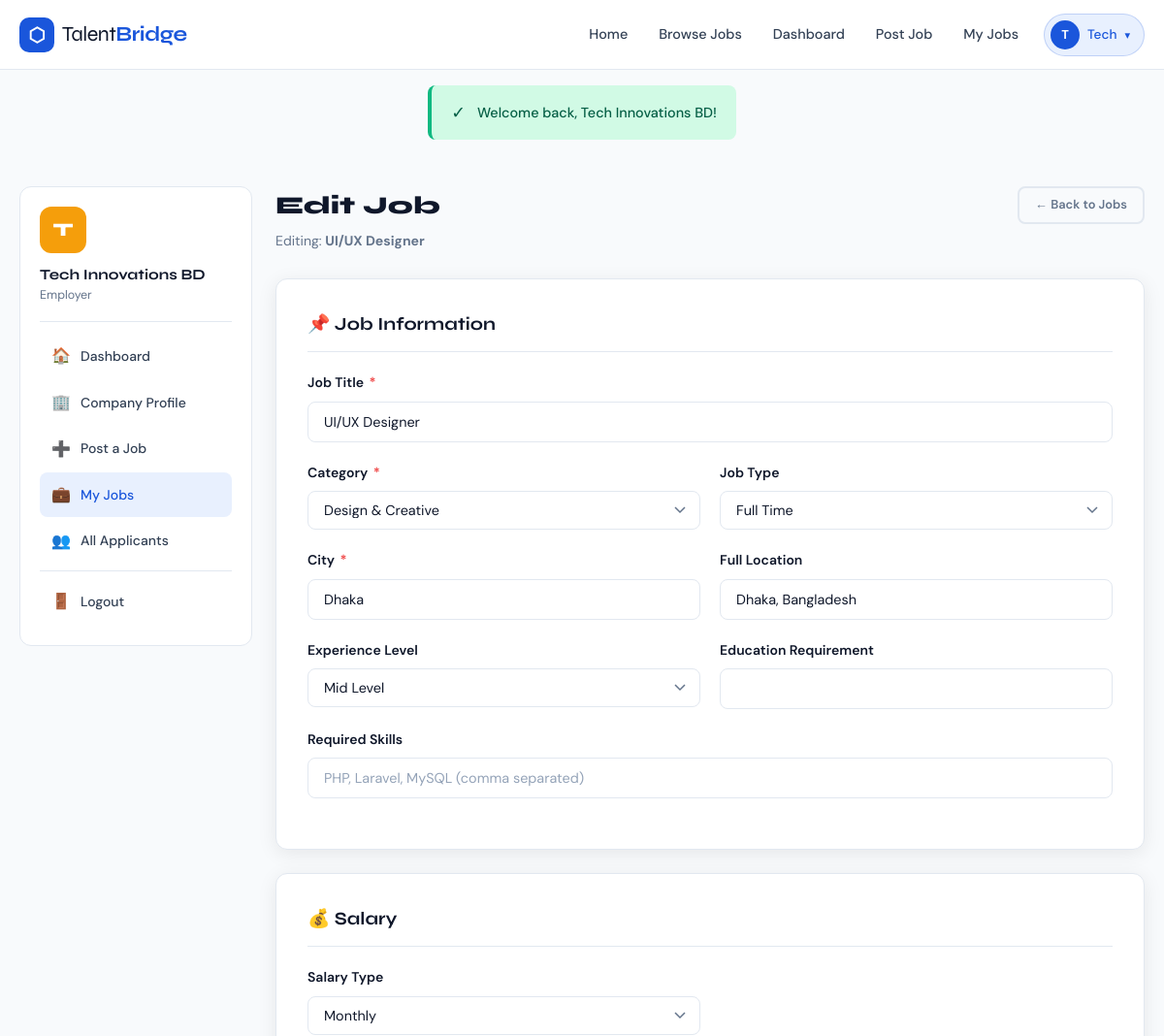
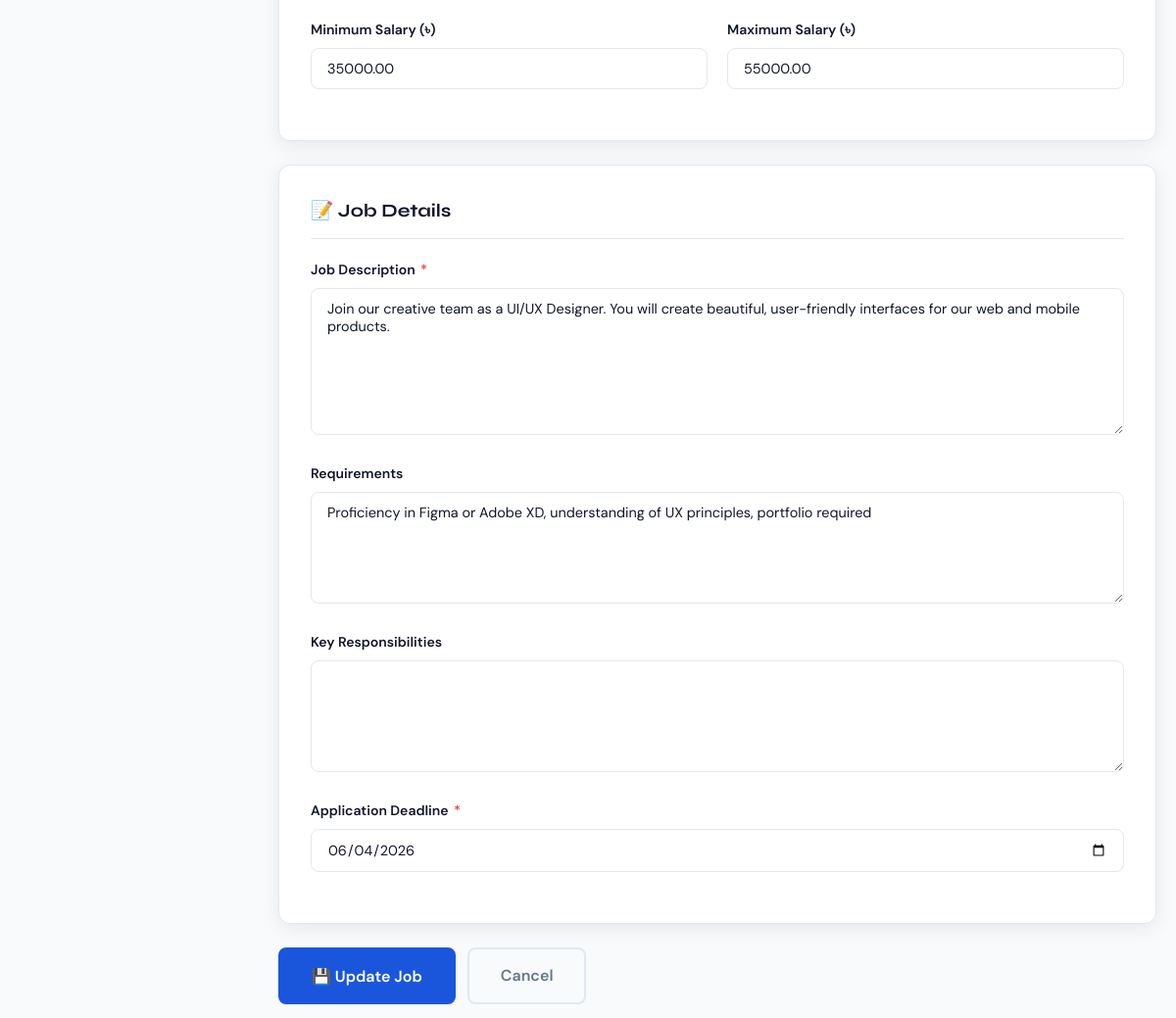
Before: /employer/edit-job.php?id=2 (signed in, upper part) with the older database file (2 pictures, top to bottom).
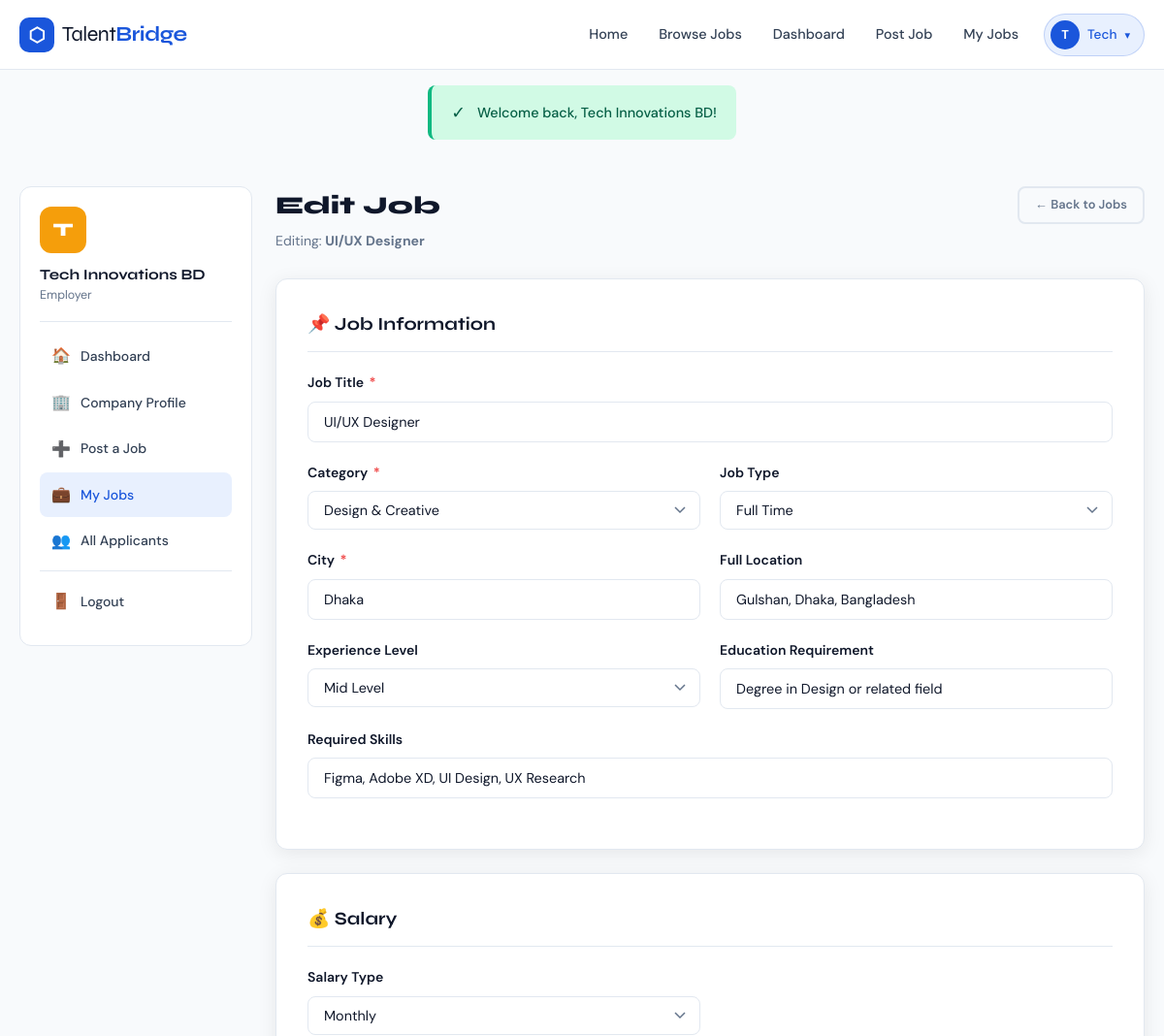
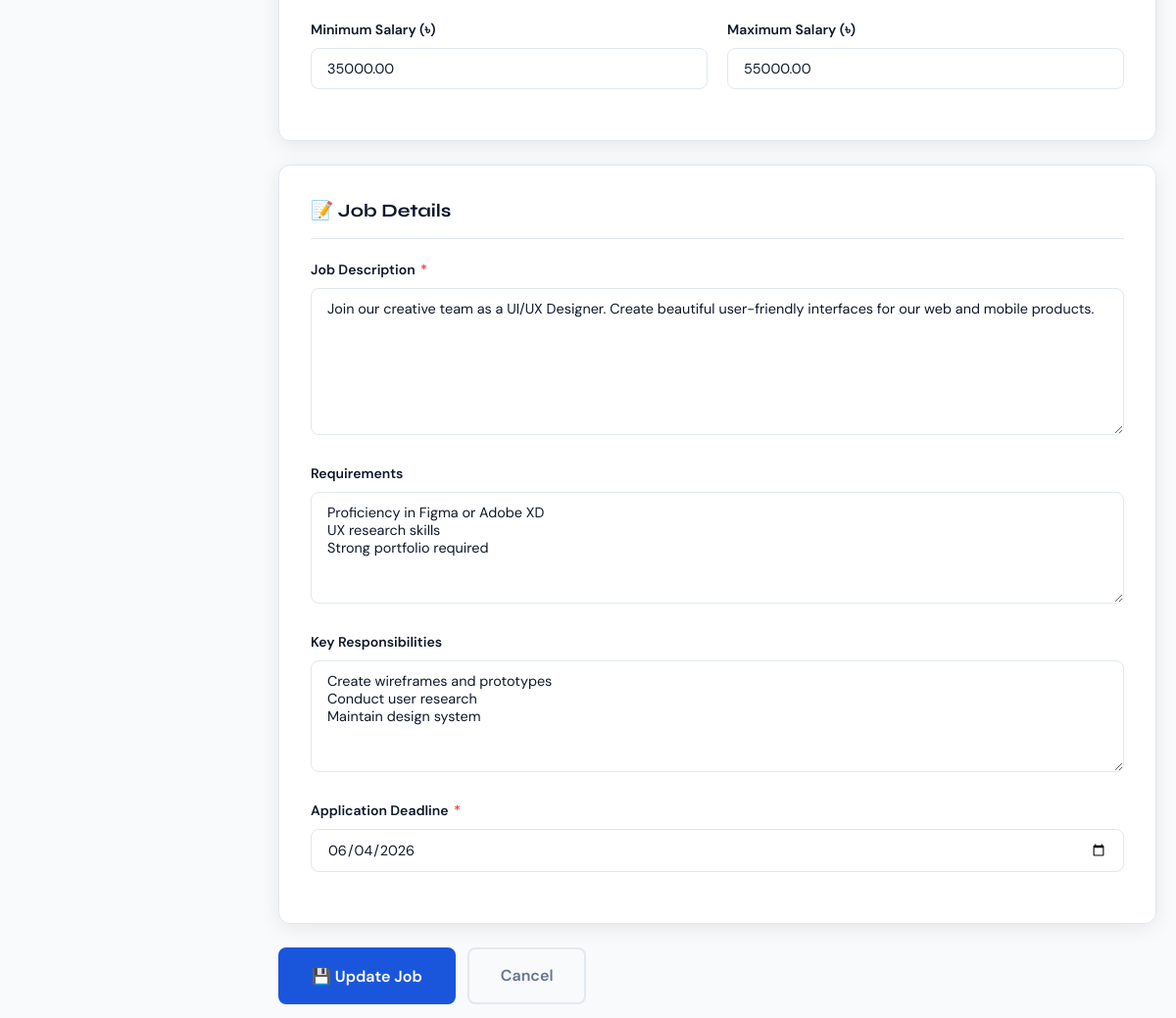
After: the same page with the newer database file (2 pictures, top to bottom).
### tables this page shows
CREATE TABLE jobs (
    id               INT AUTO_INCREMENT PRIMARY KEY,
    employer_id      INT          NOT NULL,
    company_id       INT          NOT NULL,
    category_id      INT          NOT NULL,
    title            VARCHAR(200) NOT NULL,
    slug             VARCHAR(250) NOT NULL UNIQUE,
    description      LONGTEXT     NOT NULL,
    requirements     TEXT,
    responsibilities TEXT,
    type             ENUM('full-time','part-time','remote','contract','internship','freelance') DEFAULT 'full-time',
    location         VARCHAR(200),
    city             VARCHAR(100),
    salary_min       DECIMAL(10,2),
    salary_max       DECIMAL(10,2),
    salary_type      ENUM('monthly','yearly','hourly','negotiable') DEFAULT 'monthly',
    experience_level ENUM('entry','mid','senior','lead','executive') DEFAULT 'entry',
    education_level  VARCHAR(100),
    skills_required  TEXT,
    deadline         DATE,
    status           ENUM('pending','approved','rejected','closed','draft') DEFAULT 'pending',
    is_featured      TINYINT(1)   DEFAULT 0,
    views            INT          DEFAULT 0,
    created_at       TIMESTAMP    DEFAULT CURRENT_TIMESTAMP,
    updated_at       TIMESTAMP    DEFAULT CURRENT_TIMESTAMP ON UPDATE CURRENT_TIMESTAMP,
    FOREIGN KEY (employer_id)  REFERENCES users(id)      ON DELETE CASCADE,
    FOREIGN KEY (company_id)   REFERENCES companies(id)  ON DELETE CASCADE,
    FOREIGN KEY (category_id)  REFERENCES categories(id) ON DELETE CASCADE
);

CREATE TABLE categories (
    id         INT AUTO_INCREMENT PRIMARY KEY,
    name       VARCHAR(100) NOT NULL,
    slug       VARCHAR(100) NOT NULL UNIQUE,
    icon       VARCHAR(50)  DEFAULT 'briefcase',
    created_at TIMESTAMP    DEFAULT CURRENT_TIMESTAMP
);

### includes/functions.php (called while the page is built, shortened)
<?php
function e($string) {
    return htmlspecialchars($string ?? '', ENT_QUOTES, 'UTF-8');
}
?>

### employer/edit-job.php (the view, shortened to what the changed rows need)
<?php
require_once '../includes/functions.php';
$pdo    = getDB();
$userId = $_SESSION['user_id'];
$jobId  = intval($_GET['id'] ?? 0);
$stmt = $pdo->prepare("SELECT j.*, c.id AS comp_id FROM jobs j JOIN companies c ON j.company_id = c.id WHERE j.id = ? AND j.employer_id = ?");
$stmt->execute([$jobId, $userId]);
$job = $stmt->fetch();
$categories = $pdo->query("SELECT * FROM categories ORDER BY name")->fetchAll();
$errors = [];
?>
<!DOCTYPE html>
<html lang="en">
<head>
    <link rel="stylesheet" href="<?= BASE_URL ?>/assets/css/style.css">
</head>
<body>
<?php require_once '../includes/header.php'; ?>
<div class="container">
    <div class="dashboard">
        <div class="dash-content">
            <div class="dash-header" style="display:flex;justify-content:space-between;align-items:flex-start;flex-wrap:wrap;gap:12px;">
                <div>
                    <h1 class="dash-title">Edit Job</h1>
                    <p class="dash-subtitle">Editing: <strong><?= e($job['title']) ?></strong></p>
                </div>
            </div>
            <form method="POST" data-validate>
                <div class="form-card" style="margin-bottom:24px;">
                    <div class="form-group">
                        <label class="form-label">Job Title <span class="required">*</span></label>
                        <input type="text" name="title" class="form-control <?= isset($errors['title']) ? 'is-invalid' : '' ?>"
                               value="<?= e($job['title']) ?>" required>
                    </div>
                    <div class="form-row">
                        <div class="form-group">
                            <label class="form-label">Category <span class="required">*</span></label>
                            <select name="category_id" class="form-control form-select" required>
                                <?php foreach ($categories as $cat): ?>
                                    <option value="<?= $cat['id'] ?>" <?= $job['category_id'] == $cat['id'] ? 'selected' : '' ?>><?= e($cat['name']) ?></option>
                                <?php endforeach; ?>
                            </select>
                        </div>
                        <div class="form-group">
                            <label class="form-label">Job Type</label>
                            <select name="type" class="form-control form-select">
                                <?php foreach (['full-time'=>'Full Time','part-time'=>'Part Time','remote'=>'Remote','contract'=>'Contract','internship'=>'Internship','freelance'=>'Freelance'] as $val => $label): ?>
                                    <option value="<?= $val ?>" <?= $job['type'] === $val ? 'selected' : '' ?>><?= $label ?></option>
                                <?php endforeach; ?>
                            </select>
                        </div>
                    </div>
                    <div class="form-row">
                        <div class="form-group">
                            <label class="form-label">City <span class="required">*</span></label>
                            <input type="text" name="city" class="form-control" value="<?= e($job['city']) ?>" required>
                        </div>
                        <div class="form-group">
                            <label class="form-label">Full Location</label>
                            <input type="text" name="location" class="form-control" value="<?= e($job['location']) ?>">
                        </div>
                    </div>
                    <div class="form-row">
                        <div class="form-group">
                            <label class="form-label">Experience Level</label>
                            <select name="experience_level" class="form-control form-select">
                                <?php foreach (['entry'=>'Entry Level','mid'=>'Mid Level','senior'=>'Senior Level','lead'=>'Lead/Manager','executive'=>'Executive'] as $val => $label): ?>
                                    <option value="<?= $val ?>" <?= $job['experience_level'] === $val ? 'selected' : '' ?>><?= $label ?></option>
                                <?php endforeach; ?>
                            </select>
                        </div>
                        <div class="form-group">
                            <label class="form-label">Education Requirement</label>
                            <input type="text" name="education_level" class="form-control" value="<?= e($job['education_level']) ?>">
                        </div>
                    </div>
                    <div class="form-group">
                        <label class="form-label">Required Skills</label>
                        <input type="text" name="skills_required" class="form-control" value="<?= e($job['skills_required']) ?>" placeholder="PHP, Laravel, MySQL (comma separated)">
                    </div>
                </div>
                <div class="form-card" style="margin-bottom:24px;">
                    <div class="form-row">
                        <div class="form-group">
                            <label class="form-label">Salary Type</label>
                            <select name="salary_type" id="salary_type" class="form-control form-select">
                                <?php foreach (['monthly'=>'Monthly','yearly'=>'Yearly','hourly'=>'Hourly','negotiable'=>'Negotiable'] as $val => $label): ?>
                                    <option value="<?= $val ?>" <?= $job['salary_type'] === $val ? 'selected' : '' ?>><?= $label ?></option>
                                <?php endforeach; ?>
                            </select>
                        </div>
                    </div>
                    <div id="salaryFields" class="form-row" style="<?= $job['salary_type'] === 'negotiable' ? 'display:none;' : '' ?>">
                        <div class="form-group">
                            <label class="form-label">Minimum Salary (৳)</label>
                            <input type="number" name="salary_min" class="form-control" value="<?= e($job['salary_min']) ?>" min="0">
                        </div>
                        <div class="form-group">
                            <label class="form-label">Maximum Salary (৳)</label>
                            <input type="number" name="salary_max" class="form-control" value="<?= e($job['salary_max']) ?>" min="0">
                        </div>
                    </div>
                </div>
                <div class="form-card" style="margin-bottom:24px;">
                    <div class="form-group">
                        <label class="form-label">Job Description <span class="required">*</span></label>
                        <textarea name="description" class="form-control" rows="7" required><?= e($job['description']) ?></textarea>
                    </div>
                    <div class="form-group">
                        <label class="form-label">Requirements</label>
                        <textarea name="requirements" class="form-control" rows="5"><?= e($job['requirements']) ?></textarea>
                    </div>
                    <div class="form-group">
                        <label class="form-label">Key Responsibilities</label>
                        <textarea name="responsibilities" class="form-control" rows="5"><?= e($job['responsibilities']) ?></textarea>
                    </div>
                    <div class="form-group">
                        <label class="form-label">Application Deadline <span class="required">*</span></label>
                        <input type="date" name="deadline" class="form-control" value="<?= e($job['deadline']) ?>" required>
                    </div>
                </div>
            </form>
        </div>
    </div>
</div>
<?php require_once '../includes/footer.php'; ?>
</body>
</html>

Changed rows visible on the page:
changed jobs "UI/UX Designer": location "Dhaka, Bangladesh" → "Gulshan, Dhaka, Bangladesh"; education_level (not shown) → "Degree in Design or related field"; skills_required (not shown) → "Figma, Adobe XD, UI Design, UX Research"; description "Join our creative team as a UI/UX Designer. You will create beautiful, user-friendly interfaces for our web and mobile products." → "Join our creative team as a UI/UX Designer. Create beautiful user-friendly interfaces for our web and mobile products."; requirements "Proficiency in Figma or Adobe XD, understanding of UX principles, portfolio required" → "Proficiency in Figma or Adobe XD UX research skills Strong portfolio required"; responsibilities (not shown) → "Create wireframes and prototypes Conduct user research Maintain design system"
